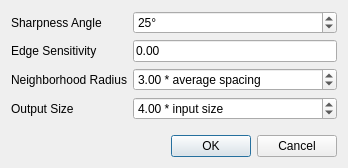
<?xml version="1.0" encoding="UTF-8"?>
<ui version="4.0">
 <class>PointSetUpsamplingDialog</class>
 <widget class="QDialog" name="PointSetUpsamplingDialog">
  <property name="geometry">
   <rect>
    <x>0</x>
    <y>0</y>
    <width>348</width>
    <height>168</height>
   </rect>
  </property>
  <property name="windowTitle">
   <string>Edge Aware Upsampling</string>
  </property>
  <layout class="QGridLayout" columnstretch="0,1">
   <item row="6" column="0" colspan="2">
    <widget class="QDialogButtonBox" name="buttonBox">
     <property name="orientation">
      <enum>Qt::Horizontal</enum>
     </property>
     <property name="standardButtons">
      <set>QDialogButtonBox::Cancel|QDialogButtonBox::Ok</set>
     </property>
    </widget>
   </item>
   <item row="5" column="0">
    <spacer name="verticalSpacer">
     <property name="orientation">
      <enum>Qt::Vertical</enum>
     </property>
     <property name="sizeHint" stdset="0">
      <size>
       <width>20</width>
       <height>40</height>
      </size>
     </property>
    </spacer>
   </item>
   <item row="4" column="0">
    <widget class="QLabel" name="label_2">
     <property name="text">
      <string>Output Size</string>
     </property>
    </widget>
   </item>
   <item row="3" column="0">
    <widget class="QLabel" name="label">
     <property name="text">
      <string>Neighborhood Radius</string>
     </property>
    </widget>
   </item>
   <item row="2" column="0">
    <widget class="QLabel" name="label_5">
     <property name="text">
      <string>Edge Sensitivity</string>
     </property>
    </widget>
   </item>
   <item row="0" column="1">
    <widget class="QSpinBox" name="m_sharpnessAngle">
     <property name="suffix">
      <string>°</string>
     </property>
     <property name="maximum">
      <number>90</number>
     </property>
     <property name="value">
      <number>25</number>
     </property>
    </widget>
   </item>
   <item row="4" column="1">
    <widget class="QDoubleSpinBox" name="m_outputSize">
     <property name="prefix">
      <string/>
     </property>
     <property name="suffix">
      <string> * input size</string>
     </property>
     <property name="minimum">
      <double>1.000000000000000</double>
     </property>
     <property name="maximum">
      <double>1000.000000000000000</double>
     </property>
     <property name="value">
      <double>4.000000000000000</double>
     </property>
    </widget>
   </item>
   <item row="0" column="0">
    <widget class="QLabel" name="label_4">
     <property name="text">
      <string>Sharpness Angle</string>
     </property>
    </widget>
   </item>
   <item row="3" column="1">
    <widget class="QDoubleSpinBox" name="m_neighborhoodRadius">
     <property name="suffix">
      <string> * average spacing</string>
     </property>
     <property name="decimals">
      <number>2</number>
     </property>
     <property name="minimum">
      <double>0.100000000000000</double>
     </property>
     <property name="maximum">
      <double>10.000000000000000</double>
     </property>
     <property name="singleStep">
      <double>0.100000000000000</double>
     </property>
     <property name="value">
      <double>3.000000000000000</double>
     </property>
    </widget>
   </item>
   <item row="2" column="1">
    <widget class="DoubleEdit" name="m_edgeSensitivity">
     <property name="text">
      <string>0.00</string>
     </property>
    </widget>
   </item>
  </layout>
 </widget>
 <customwidgets>
  <customwidget>
   <class>DoubleEdit</class>
   <extends>QLineEdit</extends>
   <header>CGAL_double_edit.h</header>
  </customwidget>
 </customwidgets>
 <resources/>
 <connections>
  <connection>
   <sender>buttonBox</sender>
   <signal>accepted()</signal>
   <receiver>PointSetUpsamplingDialog</receiver>
   <slot>accept()</slot>
   <hints>
    <hint type="sourcelabel">
     <x>248</x>
     <y>254</y>
    </hint>
    <hint type="destinationlabel">
     <x>157</x>
     <y>274</y>
    </hint>
   </hints>
  </connection>
  <connection>
   <sender>buttonBox</sender>
   <signal>rejected()</signal>
   <receiver>PointSetUpsamplingDialog</receiver>
   <slot>reject()</slot>
   <hints>
    <hint type="sourcelabel">
     <x>316</x>
     <y>260</y>
    </hint>
    <hint type="destinationlabel">
     <x>286</x>
     <y>274</y>
    </hint>
   </hints>
  </connection>
 </connections>
</ui>
